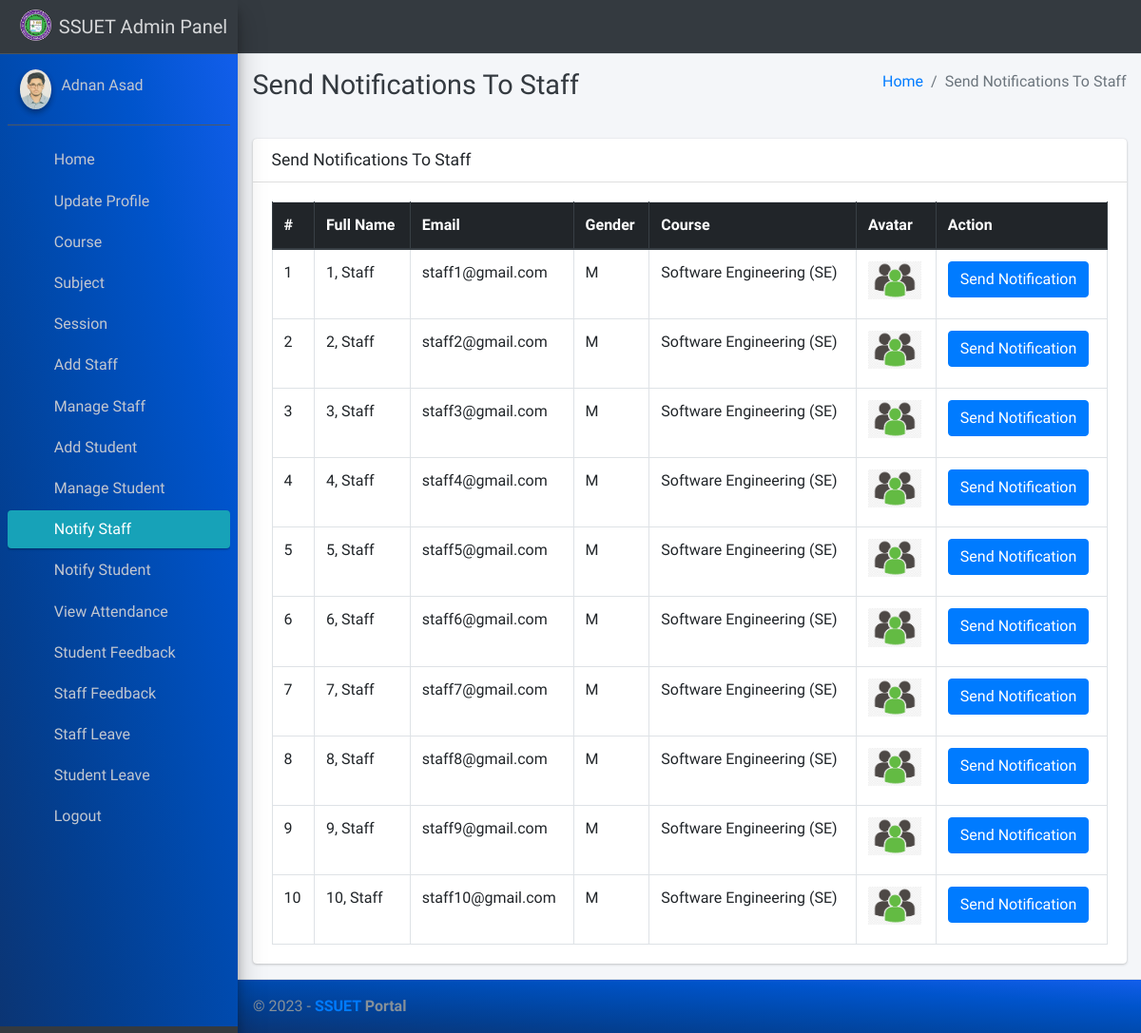
/admin_notify_staff (signed in), run on the app's committed database.
### main_app/models.py (models this page shows, shortened)
class CustomUser(AbstractUser):
    USER_TYPE = ((1, "HOD"), (2, "Staff"), (3, "Student"))
    GENDER = [("M", "Male"), ("F", "Female")]
    username = None  # Removed username, using email instead
    email = models.EmailField(unique=True)
    user_type = models.CharField(default=1, choices=USER_TYPE, max_length=1)
    gender = models.CharField(max_length=1, choices=GENDER)
    profile_pic = models.ImageField()
    address = models.TextField()
    fcm_token = models.TextField(default="")  # For firebase notifications
    created_at = models.DateTimeField(auto_now_add=True)
    updated_at = models.DateTimeField(auto_now=True)
    USERNAME_FIELD = "email"
    REQUIRED_FIELDS = []
    objects = CustomUserManager()
    def __str__(self):
        return  self.first_name + " " + self.last_name

class Staff(models.Model):
    course = models.ForeignKey(Course, on_delete=models.DO_NOTHING, null=True, blank=False)
    admin = models.OneToOneField(CustomUser, on_delete=models.CASCADE)

class Course(models.Model):
    name = models.CharField(max_length=120)
    created_at = models.DateTimeField(auto_now_add=True)
    updated_at = models.DateTimeField(auto_now=True)

### main_app/hod_views.py (the view)
# urls.py: path("admin_notify_staff", hod_views.admin_notify_staff,
def admin_notify_staff(request):
    staff = CustomUser.objects.filter(user_type=2)
    context = {
        'page_title': "Send Notifications To Staff",
        'allStaff': staff
    }
    return render(request, "hod_template/staff_notification.html", context)

### main_app/templates/hod_template/staff_notification.html (shortened to what this page needs)
{% extends 'main_app/base.html' %}
{% load static %}
{% block page_title %}{{page_title}}{% endblock page_title %}
{% block content %}
<section class="content">
    <div class="container-fluid">
        <div class="row">
            <div class="col-md-12">
                <div class="card">
                    <div class="card-header">
                        <h3 class="card-title">{{page_title}}</h3>
                    </div>
                    <div class="card-body">
                        <table id="example2" class="table table-bordered table-hover">
                            <thead class="thead-dark">
                                <tr>
                                    <th>#</th>
                                    <th>Full Name</th>
                                    <th>Email</th>
                                    <th>Gender</th>
                                    <th>Course</th>
                                    <th>Avatar</th>
                                    <th>Action</th>
                                </tr>
                            </thead>
                            <tbody>
                                {% for staff in allStaff %}
                                <tr>
                                    <td>{{ forloop.counter }}</td>
                                    <td>{{staff.last_name}}, {{staff.first_name}}</td>
                                    <td>{{staff.email}}</td>
                                    <td>{{staff.gender}}</td>
                                    <td>{{staff.staff.course.name}}</td>
                                    <td>
                                        {% if staff.profile_pic == ""  %}
                                        No Image
                                        {% else %}
                                        <img class="img img-fluid mb-2" height="56" width="56"
                                            src="{{staff.profile_pic}}" alt="">
                                        {% endif %}
                                    </td>
                                    <td><button data-toggle = "modal" data-target = "#myModal"class="btn btn-primary show_notification" value="{{staff.id}}">Send Notification</button>
                                    </td>
                                </tr>
                                {% endfor %}
                            </tbody>
                        </table>
                    </div>
                </div>
            </div>
        </div>
    </div>
</section>
{% endblock content %}

### main_app/templates/main_app/sidebar_template.html (shortened to what this page needs)
{% load static %}
<aside class="main-sidebar sidebar-dark-info elevation-4">
    {% if request.user.user_type == '1' %}
    <a href="{% url 'admin_home' %}" class="brand-link">
        <img src="{% static 'dist/img/virusx.png' %} " alt="SSUET LOGO"
            class="brand-image " >
        <span class="brand-text font-weight-light" >SSUET Admin Panel</span>
    </a>
    <div class="sidebar" style="background-image: linear-gradient(to right top, #0b3574, #033f91, #004aae, #0054cc, #125eeb);">
        <div class="user-panel mt-3 pb-3 mb-3 d-flex">
            <div class="image">
                <img src="{{ request.user.profile_pic}}" class="img-circle elevation-2" alt="User Image">
            </div>
            <div class="info">
                <a href="#" class="d-block">{{user}}</a>
            </div>
        </div>
        <nav class="mt-2">
            <ul class="nav nav-pills nav-sidebar flex-column" data-widget="treeview" role="menu" data-accordion="false">
                <li class="nav-item">
                    {% url 'admin_home' as admin_home %}
                    <a href="{{admin_home}}" class="nav-link {% if admin_home == request.path %} active {% endif %}">
                        <i class="nav-icon fas fa-home"></i>
                        <p>
                            Home
                        </p>
                    </a>
                </li>
                <li class="nav-item">
                    {% url 'admin_view_profile' as admin_view_profile %}
                    <a href="{{admin_view_profile}}"
                        class="nav-link {% if admin_view_profile == request.path %} active {% endif %}">
                        <i class="nav-icon fas fa-address-card"></i>
                        <p>
                            Update Profile
                        </p>
                    </a>
                </li>
                <li class="nav-item has-treeview">
                    <a href="#" class="nav-link" >
                        <i class="nav-icon fas fa-bookmark"></i>
                        <p>
                            Course
                            <i class="fas fa-angle-left right"></i>
                        </p>
                    </a>
                </li>
                <li class="nav-item has-treeview">
                    <a href="#" class="nav-link">
                        <i class="nav-icon fas fa-book"></i>
                        <p>
                            Subject
                            <i class="fas fa-angle-left right"></i>
                        </p>
                    </a>
                </li>
                <li class="nav-item has-treeview">
                    <a href="#" class="nav-link">
                        <i  class="nav-icon fas fa-clock"></i>
                        <p>
                            Session
                            <i class="fas fa-angle-left right"></i>
                        </p>
                    </a>
                </li>
                <li class="nav-item">
                    {% url 'add_staff' as add_staff %}
                    <a href="{{add_staff}}" class="nav-link {% if add_staff == request.path %} active {% endif %}">
                        <i class="nav-icon fas fa-user-plus"></i>
                        <p>
                            Add Staff
                        </p>
                    </a>
                </li>
                <li class="nav-item">
                    {% url 'manage_staff' as manage_staff %}
                    {% url 'edit_staff' staff_id as edit_staff %}
                    <a href="{{manage_staff}}"
                        class="nav-link {% if manage_staff == request.path or request.path == edit_staff %} active {% endif %}">
                        <i class="nav-icon fas fa-th"></i>
                        <p>
                            Manage Staff
                        </p>
                    </a>
                </li>
                <li class="nav-item">
                    {% url 'add_student' as add_student%}
                    <a href="{{add_student}}" class="nav-link  {% if add_student == request.path %} active {% endif %}">
                        <i class="nav-icon fas fa-user-plus"></i>
                        <p>
                            Add Student
                        </p>
                    </a>
                </li>
                <li class="nav-item">
                    {% url 'manage_student' as manage_student %}
                    {% url 'edit_student' student_id as edit_student %}
                    <a href="{{manage_student}}"
                        class="nav-link  {% if edit_student == request.path or manage_student == request.path %} active {% endif %}">
                        <i class="nav-icon fas fa-th"></i>
                        <p>
                            Manage Student
                        </p>
                    </a>
                </li>
                <li class="nav-item">
                    {% url 'admin_notify_staff' as admin_notify_staff %}
                    <a href="{{admin_notify_staff}}"
                        class="nav-link {% if admin_notify_staff == request.path %} active {% endif %}">
                        <i class="nav-icon fas fa-bullhorn"></i>
                        <p>
                            Notify Staff
                        </p>
                    </a>
                </li>
                <li class="nav-item">
                    {% url 'admin_notify_student' as admin_notify_student %}
                    <a href="{{admin_notify_student}}"
                        class="nav-link {% if admin_notify_student == request.path %} active {% endif %}">
                        <i class="nav-icon fas fa-bullhorn"></i>
                        <p>
                            Notify Student
                        </p>
                    </a>
                </li>
                <li class="nav-item">
                    {% url 'admin_view_attendance' as admin_view_attendance %}
                <li class="nav-item">
                    <a href="{{admin_view_attendance}}"
                        class="nav-link  {% if admin_view_attendance == request.path %} active {% endif %}">
                        <i class="nav-icon fas fa-calendar-alt"></i>
                        <p>
                            View Attendance
                        </p>
                    </a>
                </li>
                <li class="nav-item">
                    {% url 'student_feedback_message' as student_feedback_message %}
                    <a href="{{ student_feedback_message }}"
                        class="nav-link  {% if student_feedback_message == request.path %} active {% endif %}">
                        <i class="nav-icon fas fa-comment-alt"></i>
                        <p>
                            Student Feedback
                        </p>
                    </a>
                </li>
                <li class="nav-item">
                    {% url 'staff_feedback_message' as staff_feedback_message %}
                    <a href="{{staff_feedback_message}}"
                        class="nav-link   {% if staff_feedback_message == request.path %} active {% endif %}">
                        <i  class="nav-icon fas fa-comment"></i>
                        <p>
                            Staff Feedback
                        </p>
                    </a>
                </li>
                <li class="nav-item">
                    {% url 'view_staff_leave' as view_staff_leave %}
                    <a href="{{view_staff_leave}}"
                        class="nav-link  {% if view_staff_leave == request.path %} active {% endif %}">
                        <i  class="nav-icon fas fa-check-double"></i>
                        <p>
                            Staff Leave
                        </p>
                    </a>
                </li>
                <li class="nav-item">
                    {% url 'view_student_leave' as view_student_leave %}
                    <a href="{% url 'view_student_leave' %}"
                        class="nav-link  {% if view_student_leave == request.path %} active {% endif %}">
                        <i  class="nav-icon fas fa-check-double"></i>
                        <p>
                            Student Leave
                        </p>
                    </a>
                </li>
                                        {% endif %}
                                        <li class="nav-item">
                                            <a href="{% url 'user_logout' %}"
                                                onclick="return confirm('Your session would be terminated.\n\nProceed?')"
                                                class="nav-link">
                                                <i  style="color: #ff0000"  class="nav-icon fas fa-power-off"></i>
                                                <p>
                                                    Logout
                                                </p>
                                            </a>
                                        </li>
                                    </ul>
                                </nav>
                            </div>
</aside>

### data on the page
CustomUser: user.profile_pic (picture), first_name+last_name "Adnan Asad"
CustomUser: last_name "1", first_name "Staff", email "staff1@gmail.com", gender "M", staff.course.name "Software Engineering (SE)", profile_pic (picture)
CustomUser: last_name "2", first_name "Staff", email "staff2@gmail.com", gender "M", staff.course.name "Software Engineering (SE)", profile_pic (picture)
CustomUser: last_name "3", first_name "Staff", email "staff3@gmail.com", gender "M", staff.course.name "Software Engineering (SE)", profile_pic (picture)
CustomUser: last_name "4", first_name "Staff", email "staff4@gmail.com", gender "M", staff.course.name "Software Engineering (SE)", profile_pic (picture)
CustomUser: last_name "5", first_name "Staff", email "staff5@gmail.com", gender "M", staff.course.name "Software Engineering (SE)", profile_pic (picture)
CustomUser: last_name "6", first_name "Staff", email "staff6@gmail.com", gender "M", staff.course.name "Software Engineering (SE)", profile_pic (picture)
CustomUser: last_name "7", first_name "Staff", email "staff7@gmail.com", gender "M", staff.course.name "Software Engineering (SE)", profile_pic (picture)
CustomUser: last_name "8", first_name "Staff", email "staff8@gmail.com", gender "M", staff.course.name "Software Engineering (SE)", profile_pic (picture)
CustomUser: last_name "9", first_name "Staff", email "staff9@gmail.com", gender "M", staff.course.name "Software Engineering (SE)", profile_pic (picture)
CustomUser: last_name "10", first_name "Staff", email "staff10@gmail.com", gender "M", staff.course.name "Software Engineering (SE)", profile_pic (picture)

### other printed values
{{ page_title }} "Send Notifications To Staff"
